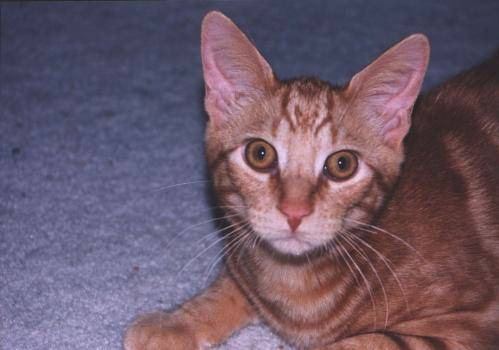
#> input picture Logistic Regression/datasets/cat.107.jpg, 499 x 350 px; its folder holds 4 pictures in this run
$ jupyter execute --allow-errors Logistic_Regression_homework_CAT_dataset_gunjan_khut.ipynb   (shell and % lines are left out)
#> lines starting #> are read from the running program, lines starting #| are printed output that depends on the picture
# Logistic Regression as a Single Neuran of a Neural Network

Welcome to your first programming assignment! You will build a logistic regression classifier to recognize  cats. This assignment will step you through how to do this with a Neural Network mindset where logistic regression represents a single nueron.

**Instructions:**
- Do not use loops (for/while) in your code, unless the instructions explicitly ask you to do so.

**You will learn to:**
- Build the general architecture of a learning algorithm, including:
    - Initializing parameters
    - Calculating the cost function and its gradient
    - Using an optimization algorithm (gradient descent)
- Gather all three functions above into a main model function, in the right order.

## 1 -  Loading Packages ##
First, let's run the cell below to import all the packages that you will need during this assignment.

[cell 1]
import numpy as np
import matplotlib.pyplot as plt
import h5py
import scipy
from PIL import Image
from scipy import ndimage
import glob
from sklearn.model_selection import train_test_split

## 2 - Utility functions to convert images into datasets ##
The following functions are used to convert the cats and dogs images in the dataset folder into the numpy array format with labels.

[cell 2]
# [4 lines left out: function convert_image_to_data, not called in this run]

[cell 3]
# [15 lines left out: function create_train_test_data, not called in this run]

### 2.1 - Load data set ###
Use the utility functions provided above to load the train_set_x,train_set_y, test_set_x, test_set_y.
Set the `num_px` to 64 and keep the `test_size` as the default value.

[cell 4]
# set the num_pix to 64
num_px = 64
PATH = "D:\Semester 3\AI & Deep Learning Framework\Assignments\Assignment 1\ex1_logistic Regression_assignment\ex1_logistic Regression_assignment\datasets"
# [13 lines left out: function load_dataset, not called in this run]

# Code for image conversion to a vector
def convert_image_to_data(image, WIDTH, HEIGHT):
#> called with image = 'Logistic Regression/datasets/cat.107.jpg', WIDTH = 64, HEIGHT = 64
    image_resized = Image.open(image).resize((WIDTH, HEIGHT))
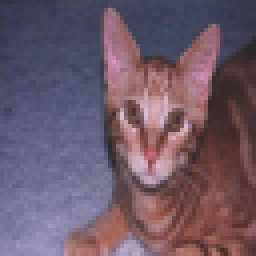
#> image_resized: PIL image 64x64 RGB (shown 4 times larger); mean R, G, B 108.8, 89.1, 105.6
    image_array = np.array(image_resized).T
    return image_array

# Code for splitting the data to train and test data
def create_train_test_data(num_px,test_size=0.2):
    cat_files = glob.glob("D:\Semester 3\AI & Deep Learning Framework\Assignments\Assignment 1\ex1_logistic Regression_assignment\ex1_logistic Regression_assignment\datasets\cat*")
    dog_files = glob.glob("D:\Semester 3\AI & Deep Learning Framework\Assignments\Assignment 1\ex1_logistic Regression_assignment\ex1_logistic Regression_assignment\datasets\dog*")

    # Restrict cat and dog files here for testing
    cat_list = [convert_image_to_data(i, num_px, num_px) for i in cat_files]
#> call 2 of convert_image_to_data, with image = 'Logistic Regression/datasets/cat.11.jpg', WIDTH = 64, HEIGHT = 64
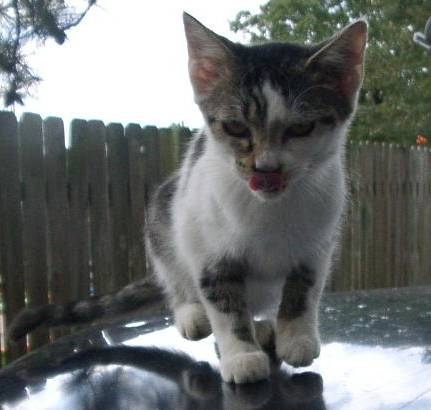
#> input picture Logistic Regression/datasets/cat.11.jpg, 431 x 410 px
#> in convert_image_to_data (call 2), `image_resized = Image.open(image).resize((WIDTH, HEIGHT))`:
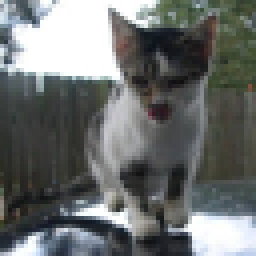
#> image_resized: PIL image 64x64 RGB (shown 4 times larger); mean R, G, B 108.1, 111.4, 110.4
#> call 3 of convert_image_to_data, with image = 'Logistic Regression/datasets/cat.111.jpg', WIDTH = 64, HEIGHT = 64
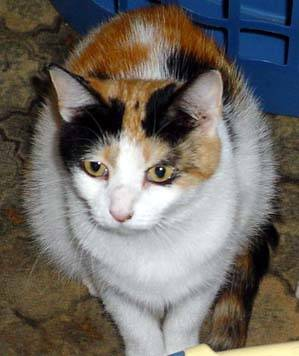
#> input picture Logistic Regression/datasets/cat.111.jpg, 299 x 356 px
#> in convert_image_to_data (call 3), `image_resized = Image.open(image).resize((WIDTH, HEIGHT))`:
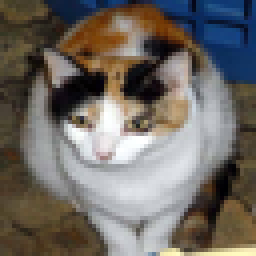
#> image_resized: PIL image 64x64 RGB (shown 4 times larger); mean R, G, B 111.4, 106.1, 100.4
#> call 4 of convert_image_to_data, with image = 'Logistic Regression/datasets/cat.114.jpg', WIDTH = 64, HEIGHT = 64
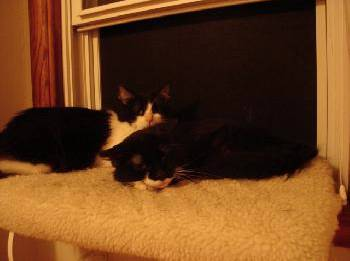
#> input picture Logistic Regression/datasets/cat.114.jpg, 350 x 261 px
#> in convert_image_to_data (call 4), `image_resized = Image.open(image).resize((WIDTH, HEIGHT))`:
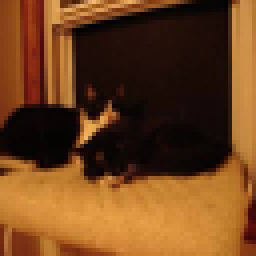
#> image_resized: PIL image 64x64 RGB (shown 4 times larger); mean R, G, B 110.2, 66.1, 29.4
#> cat_list = 4 items
    dog_list = [convert_image_to_data(i, num_px, num_px) for i in dog_files]

    y_cat = np.zeros(len(cat_list))
#> y_cat = [0, 0, 0, 0]
    y_dog = np.ones(len(dog_list))

    X = np.concatenate([cat_list, dog_list])
    y = np.concatenate([y_cat, y_dog])

    X_train, X_test, y_train, y_test = train_test_split(X, y, test_size=0.2, random_state=1, stratify=y)
    return X_train, X_test, y_train, y_test
pass

[cell 5]
cat_files = glob.glob("D:\Semester 3\AI & Deep Learning Framework\Assignments\Assignment 1\ex1_logistic Regression_assignment\ex1_logistic Regression_assignment\datasets\cat*")
dog_files = glob.glob("datasets/dog*")

print (len(cat_files))

#### 2.1.1 - Print the shapes ###
Print the shape of the following variables
- Number of training examples: m_train
- Number of testing examples: m_test
- Height/Width of each image: num_px
- train_set_x shape
- train_set_y shape
- test_set_x shape
- test_set_y shape

#> (a cell that did not finish here is left out)

#### 2.1.2 - Fixing ill-shape vectors ####
It is possible that the train_set_y and test_set_y have an ill-shape. Fix these shapes so the train_set_y and test_set_y are represented as a matrix with size (1, number of examples)

#> (a cell that did not finish here is left out)

train_set_y=np.reshape(y_train,(1,y_train.shape[0]))
test_set_y=np.reshape(y_test,(1,y_test.shape[0]))

print ("train_set_y shape: " + str(train_set_y.shape))
print ("test_set_y shape: " + str(test_set_y.shape))

### 2.2 - Flatten the data
Reshape the training and test data sets so that each image is flattened into single vectors of shape (num_px  ∗ num_px  ∗ 3, 1). Check the shapes for train_set_x_flatten and test_set_x_flatten.

#> (a cell that did not finish here is left out)

### 2.3 - Standardize the data
Divide every row of the dataset by 255

#> (a cell that did not finish here is left out)

## 3 - Implementing the Helper Functions ##

### 3.1 - Sigmoid function
Implement `sigmoid()`.

[cell 10]
def sigmoid(z):
 """
 Compute the sigmoid of z
 Arguments:
 z -- A scalar or numpy array of any size.
 Return:
 s -- sigmoid(z)
 """

 s = 1/(1+ np.exp(-z))

 return s

[cell 11]
print ("sigmoid([0, 2]) = " + str(sigmoid(np.array([0,2]))))

### 3.2 - Implement initialize_with_zeros
Write a function that initializes initialize w as a vector of zeros and set `b` to zero.

[cell 12]
# GRADED FUNCTION: initialize_with_zeros
def initialize_with_zeros(dim):
 """
 This function creates a vector of zeros of shape (dim, 1) for w and initialize

 Argument:
 dim -- size of the w vector we want (or number of parameters in this case)

 Returns:
 w -- initialized vector of shape (dim, 1)
 b -- initialized scalar (corresponds to the bias)
 """

 w, b = np.zeros((dim,1)), 0

 assert(w.shape == (dim, 1))
 assert(isinstance(b, float) or isinstance(b, int))
 return w, b

[cell 13]
dim = 2
w, b = initialize_with_zeros(dim)
print ("w = " + str(w))
print ("b = " + str(b))

### 3.3 - Forward propagation

Implement forward propagation to calculate $A$ and cost.

Forward Propagation:
- You get X
- You compute $A = \sigma(w^T X + b) = (a^{(0)}, a^{(1)}, ..., a^{(m-1)}, a^{(m)})$
- You calculate the cost function: $J = -\frac{1}{m}\sum_{i=1}^{m}y^{(i)}\log(a^{(i)})+(1-y^{(i)})\log(1-a^{(i)})$

### 3.4 - Backward propagation

Implement backward propagation to compute gradients $dw$ and $db$
Here are the two formulas you will be using:

$$ dw = \frac{\partial J}{\partial w} = \frac{1}{m}X(A-Y)^T\tag{7}$$
$$ db = \frac{\partial J}{\partial b} = \frac{1}{m} \sum_{i=1}^m (a^{(i)}-y^{(i)})\tag{8}$$

[cell 14]
def propagate(w,b,X,Y):
    m = X.shape[1]

    # forward prop
    A = sigmoid(np.dot(np.transpose(w),X)+b)
    cost = (-1/m)*np.sum(Y*np.log(A) + (1-Y)*np.log(1-A))

    # back prop
    dw = (1/m)*np.dot(X,np.transpose(A-Y))
    db = (1/m)*np.sum(A-Y)
    # Ensuring cost is a scalar by removing any dimensions of length 1
    cost = np.squeeze(cost)

    # Gradients are stored in a dictionary for use during optimization phase
    grads = {"dw": dw,
            "db": db}

    return grads,cost

[cell 15]
w, b, X, Y = np.array([[1], [2]]), 2, np.array([[1,2], [3,4]]), np.array([[1, 0]])
grads, cost = propagate(w, b, X, Y)
print ("dw = " + str(grads["dw"]))
print ("db = " + str(grads["db"]))
print ("cost = " + str(cost))

### 3.5 - Optimization
- You have initialized your parameters.
- You are also able to compute a cost function and its gradient.
- Now, you want to update the parameters using gradient descent.

Write down the optimization function. The goal is to learn $w$ and $b$ by minimizing the cost function $J$.

[cell 16]
# GRADED FUNCTION: optimize

def optimize(w, b, X, Y, num_iterations, learning_rate, print_cost = False):
    """
    This function optimizes w and b by running a gradient descent algorithm

    Arguments:
    w -- weights, a numpy array of size (num_px * num_px * 3, 1)
    b -- bias, a scalar
    X -- data of shape (num_px * num_px * 3, number of examples)
    Y -- true "label" vector (containing 0 if non-cat, 1 if cat), of shape (1, number of examples)
    num_iterations -- number of iterations of the optimization loop
    learning_rate -- learning rate of the gradient descent update rule
    print_cost -- True to print the loss every 100 steps

    Returns:
    params -- dictionary containing the weights w and bias b
    grads -- dictionary containing the gradients of the weights and bias with respect to the cost function
    costs -- list of all the costs computed during the optimization, this will be used to plot the learning curve.

    Tips:
    You basically need to write down two steps and iterate through them:
        1) Calculate the cost and the gradient for the current parameters. Use propagate().
        2) Update the parameters using gradient descent rule for w and b.
    """
#> called with w = array of shape (2, 1), b = 2, X = array of shape (2, 2), Y = array of shape (1, 2), num_iterations = 100, learning_rate = 0.009, print_cost = False

    costs = []

    for i in range(num_iterations):


        # Cost and gradient calculation
        grads, cost = propagate(w, b, X, Y)

        # Retrieve derivatives from grads
        dw = grads["dw"]
        db = grads["db"]

        # update rule
        w = w - learning_rate * dw  # need to broadcast
        b = b - learning_rate * db

        # Record the costs
        if i % 100 == 0:
            costs.append(cost)

        # Print the cost every 100 training examples
        if print_cost and i % 100 == 0:
            print ("Cost after iteration %i: %f" % (i, cost))

    params = {"w": w,
              "b": b}

    grads = {"dw": dw,
             "db": db}

    return params, grads, costs

[cell 17]
params, grads, costs = optimize(w, b, X, Y, num_iterations= 100, learning_rate = 0.009, print_cost = False)

print ("w = " + str(params["w"]))
print ("b = " + str(params["b"]))
print ("dw = " + str(grads["dw"]))
print ("db = " + str(grads["db"]))

### 3.6 - Prediction

Implement the `predict()` function. There is two steps to computing predictions:

1. Calculate $\hat{Y} = A = \sigma(w^T X + b)$

2. Convert the entries of a into 0 (if activation <= 0.5) or 1 (if activation > 0.5), stores the predictions in a vector `Y_prediction`. If you wish, you can use an `if`/`else` statement in a `for` loop (though there is also a way to vectorize this).

[cell 18]
# GRADED FUNCTION: predict

def predict(w, b, X):
    '''
    Predict whether the label is 0 or 1 using learned logistic regression parameters (w, b)

    Arguments:
    w -- weights, a numpy array of size (num_px * num_px * 3, 1)
    b -- bias, a scalar
    X -- data of size (num_px * num_px * 3, number of examples)

    Returns:
    Y_prediction -- a numpy array (vector) containing all predictions (0/1) for the examples in X
    '''
#> called with w = array of shape (2, 1), b = 2, X = array of shape (2, 2)

    m = X.shape[1]
    Y_prediction = np.zeros((1, m))
    w = w.reshape(X.shape[0], 1)

    # Compute vector "A" predicting the probabilities of a cat being present in the picture

    A = sigmoid(np.dot(w.T, X) + b)

    for i in range(A.shape[1]):
        # Convert probabilities a[0,i] to actual predictions p[0,i]

        Y_prediction[0, i] = 1 if A[0, i] > 0.5 else 0

    assert(Y_prediction.shape == (1, m))

    return Y_prediction
